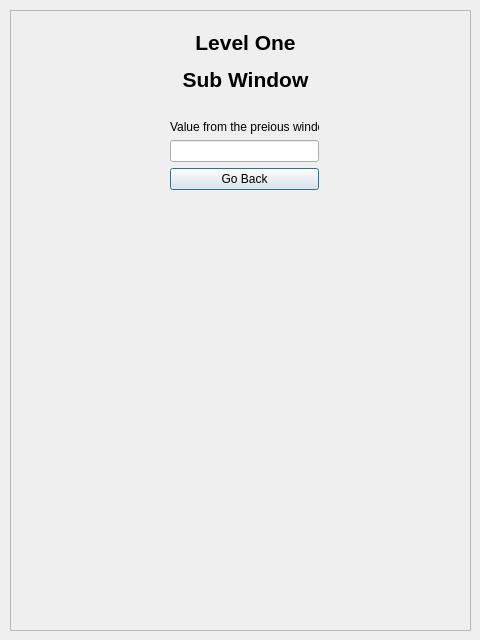
<?xml version="1.0" encoding="UTF-8"?>
<ui version="4.0">
 <class>Dialog</class>
 <widget class="QDialog" name="Dialog">
  <property name="geometry">
   <rect>
    <x>0</x>
    <y>0</y>
    <width>480</width>
    <height>640</height>
   </rect>
  </property>
  <property name="windowTitle">
   <string>Dialog</string>
  </property>
  <widget class="QFrame" name="frame">
   <property name="geometry">
    <rect>
     <x>10</x>
     <y>10</y>
     <width>461</width>
     <height>621</height>
    </rect>
   </property>
   <property name="frameShape">
    <enum>QFrame::StyledPanel</enum>
   </property>
   <property name="frameShadow">
    <enum>QFrame::Raised</enum>
   </property>
   <widget class="QLabel" name="label">
    <property name="geometry">
     <rect>
      <x>150</x>
      <y>20</y>
      <width>171</width>
      <height>61</height>
     </rect>
    </property>
    <property name="text">
     <string>&lt;html&gt;&lt;head/&gt;&lt;body&gt;&lt;p align=&quot;center&quot;&gt;&lt;span style=&quot; font-size:16pt; font-weight:600;&quot;&gt;Level One&lt;/span&gt;&lt;/p&gt;&lt;p align=&quot;center&quot;&gt;&lt;span style=&quot; font-size:16pt; font-weight:600;&quot;&gt;Sub Window&lt;/span&gt;&lt;/p&gt;&lt;/body&gt;&lt;/html&gt;</string>
    </property>
   </widget>
   <widget class="QWidget" name="">
    <property name="geometry">
     <rect>
      <x>160</x>
      <y>110</y>
      <width>149</width>
      <height>70</height>
     </rect>
    </property>
    <layout class="QVBoxLayout" name="verticalLayout">
     <item>
      <widget class="QLabel" name="label_2">
       <property name="text">
        <string>Value from the preious window</string>
       </property>
      </widget>
     </item>
     <item>
      <widget class="QLineEdit" name="ValuePreviousWindow">
       <property name="readOnly">
        <bool>true</bool>
       </property>
      </widget>
     </item>
     <item>
      <widget class="QPushButton" name="pushButton_goback">
       <property name="text">
        <string>Go Back</string>
       </property>
      </widget>
     </item>
    </layout>
   </widget>
  </widget>
 </widget>
 <resources/>
 <connections/>
</ui>
